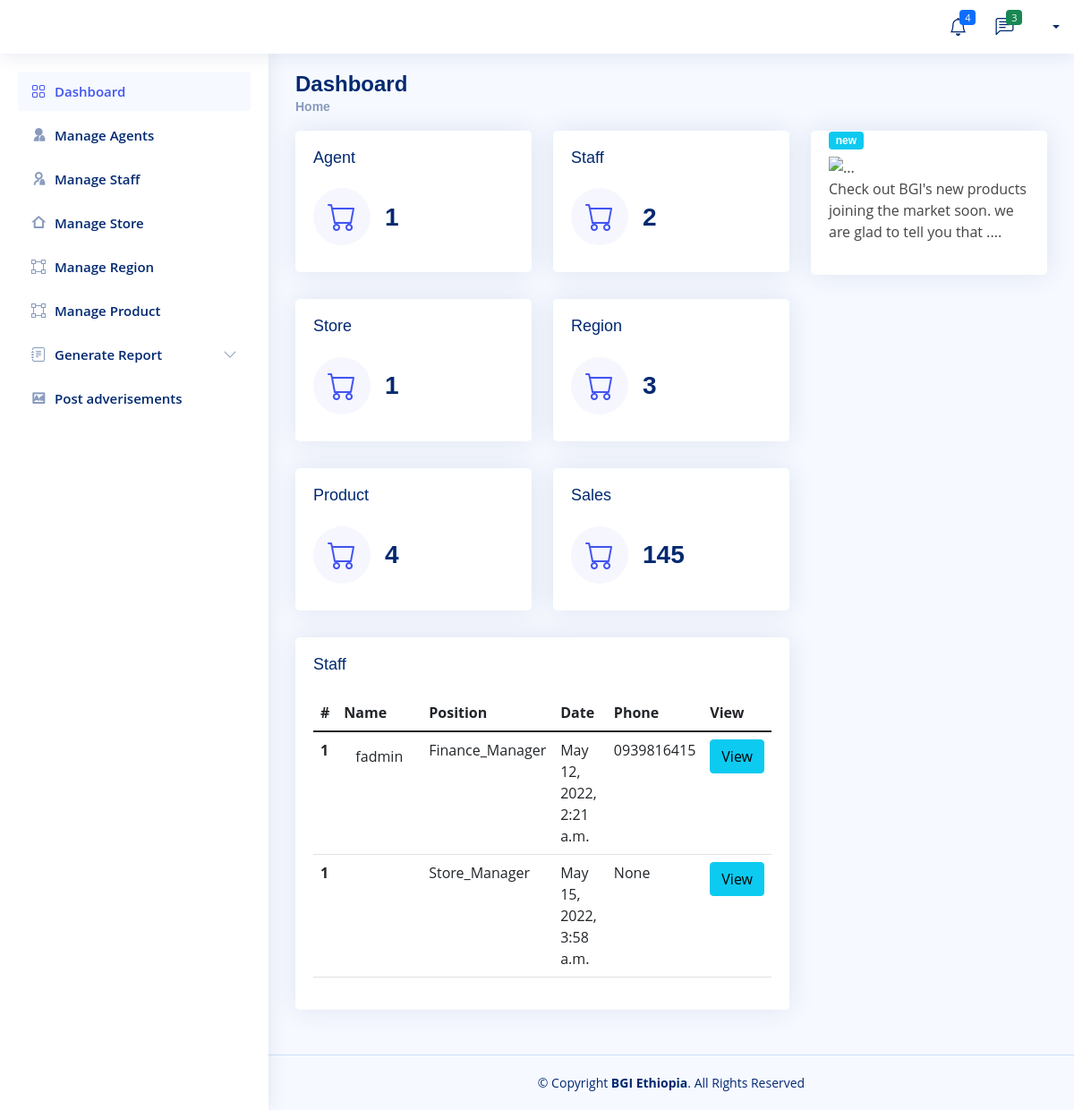
The page /BGI/agent_dashboard on the database as committed earlier.
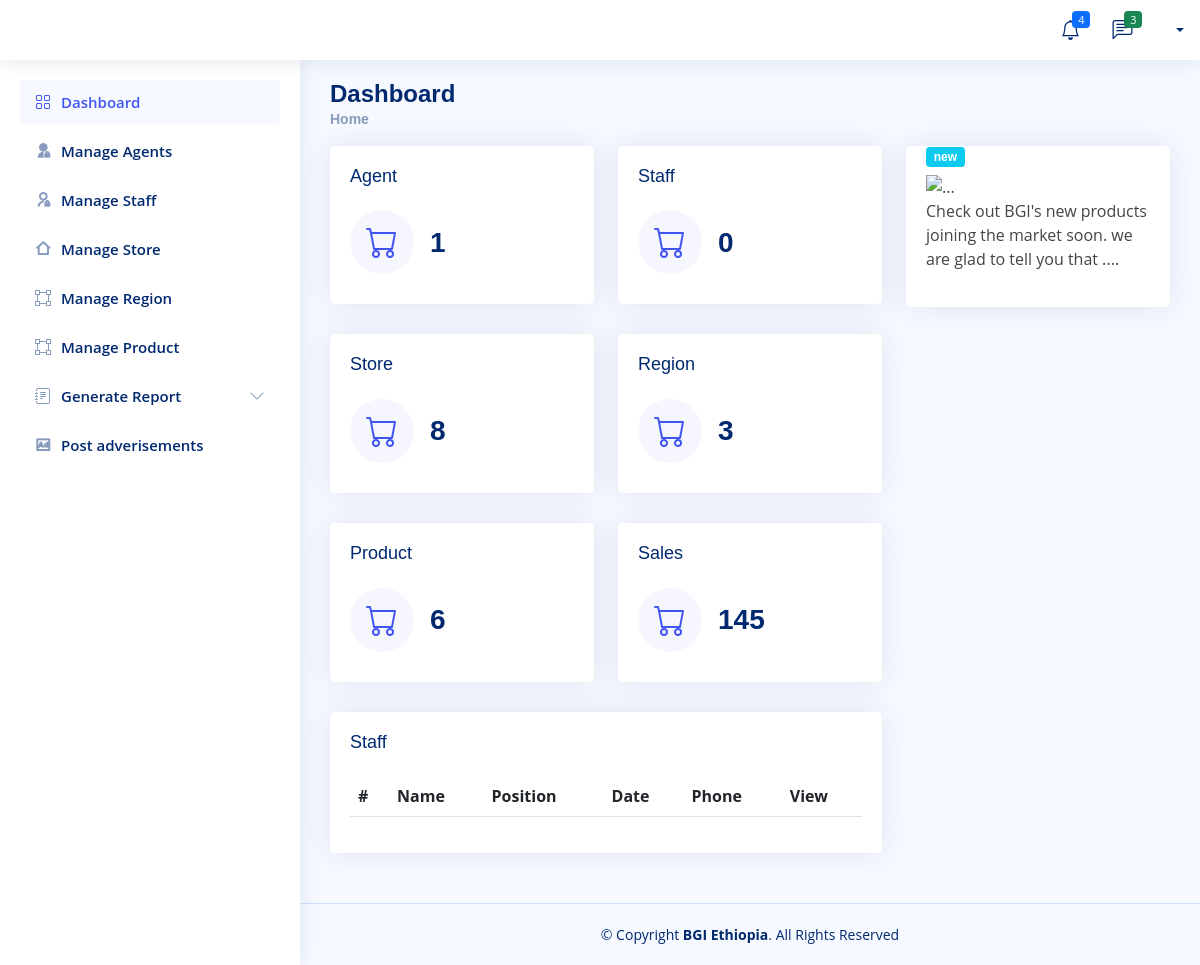
The same page on the database as committed later.
### Company/models.py (models this page shows, shortened)
class Finance_Manager(models.Model):
    user=models.OneToOneField(User,null=True, on_delete=models.CASCADE)
    phone = models.CharField(max_length=200, null=True)
    staff=models.CharField(default='Finance_manager',max_length=50)
    profile_pic=models.ImageField(null=True,blank=True, upload_to='Profile/')
    salary = models.FloatField(null=True,blank=True)
    Adderes = models.CharField(max_length=200, null=True)
    about=models.TextField(null=True,blank=True,max_length=500)
    date_created = models.DateTimeField(auto_now_add=True, null=True)
    Telegram = models.CharField(max_length=200, null=True)
    facebook = models.CharField(max_length=200, null=True)
    instagrm = models.CharField(max_length=200, null=True)

class Company_Store_Manager(models.Model):
    user=models.ForeignKey(User,null=True, on_delete=models.CASCADE)
    Store=models.OneToOneField(Company_Store,null=True, on_delete=models.CASCADE)
    staff=models.CharField(default='Store_Manager',max_length=50)
    profile_pic=models.ImageField(null=True,blank=True, upload_to='Profile/')
    phone = models.CharField(max_length=200, null=True)
    salary = models.FloatField(null=True,blank=True)
    Adderes = models.CharField(max_length=200, null=True)
    about=models.TextField(null=True,blank=True,max_length=500)
    date_created = models.DateTimeField(auto_now_add=True, null=True)
    Telegram = models.CharField(max_length=200, null=True)
    facebook = models.CharField(max_length=200, null=True)
    instagrm = models.CharField(max_length=200, null=True)

### Company/views.py (the view)
# urls.py: path('agent_dashboard',views.staff_dashboard,name="dashbord-staff"),
def staff_dashboard(request):
    all_agent = Agent.objects.all()
    S_staff = Company_Store_Manager.objects.all()
    F_staff = Finance_Manager.objects.all()
    total_agent = all_agent.count()
    tottal_staff = S_staff.count() + F_staff.count()
    all_store = Company_Store.objects.all()
    tottal_store = all_store.count()
    all_region = Region.objects.all()
    tottal_region = all_region.count()
    all_product = Product.objects.all()
    tottal_product = all_product.count()
    staff_finance_manager = Finance_Manager.objects.all()
    staff_company_store_manager = Company_Store_Manager.objects.all()
    context = {
        'all_agent' : all_agent,
        'total_agent' :total_agent,
        'tottal_staff' : tottal_staff,
        'tottal_store' : tottal_store,
        'tottal_region': tottal_region,
        'tottal_product' : tottal_product,
        'all_product':all_product,
        'staff_finance_manager' :staff_finance_manager,
        'staff_company_store_manager':staff_company_store_manager,
    }
    return render(request,'Company/dashboard/staff.html',context)

### Templates/Company/dashboard/staff.html
  {% extends 'Company/dashboard/admin.html'%}
  {% block admin%}
                <div class="card-body">
                    <h5 class="card-title">Staff</h5>
                  <table class="table datatable">
                    <thead>
                      <tr>
                        <th scope="col">#</th>
                        <th scope="col">Name</th>
                        <th scope="col">Position</th>
                        <th scope="col">Date</th>
                        <th scope="col">Phone</th>
                        <th scope="col">View</th>
                      </tr>
                    </thead>
                    <tbody>
                   {% for staff in staff_finance_manager %}
                      <tr>
                        <th scope="row">1</th>
                        <td><a href="{% url 'staff-detail' staff.id  staff.staff %}" class="btn">{{staff.user.username}}</a></td>
                        <td>{{staff.staff}}</td>
                        <td>{{staff.date_created }}</td>
                        <td>{{staff.phone}}</td>
                        <td>  <a href="{% url 'staff-detail' staff.id staff.staff %}" class="btn btn-info">View</a></td>
                      </tr>
                  {% endfor %}
                  {% for staff in staff_company_store_manager %}
                      <tr>
                        <th scope="row">1</th>
                        <td><a href="{% url 'staff-detail' staff.id staff.staff %}" class="btn">{{staff.user.username}}</a></td>
                        <td>{{staff.staff}}</td>
                        <td>{{staff.date_created }}</td>
                        <td>{{staff.phone}}</td>
                        <td>  <a href="{% url 'staff-detail' staff.id staff.staff %}" class="btn btn-info">View</a></td>
                      </tr>
                  {% endfor %}
                    </tbody>
                  </table>
              </div>
  {% endblock %}

Rows that differ between the two databases and show on the page:
removed Finance_Manager: user.username "fadmin", staff "Finance_Manager", date_created "May 12, 2022, 2:21 a.m.", phone "0939816415"
removed Company_Store_Manager: staff "Store_Manager", date_created "May 15, 2022, 3:58 a.m.", phone "None"
Other text that changed with them:
{{ tottal_staff }}: "2" → "0"
{{ tottal_store }}: "1" → "8"
{{ tottal_product }}: "4" → "6"
